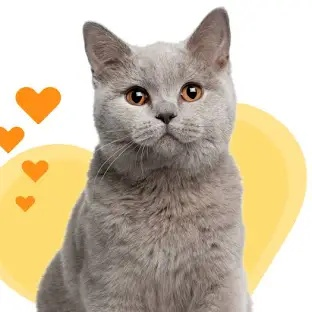
#> input picture Questions/3/imagem3.jpg, 312 x 312 px
$ python Answer.py
#> lines starting #> are read from the running program, lines starting #| are printed output that depends on the picture
import cv2
import numpy as np

img_bgr = cv2.imread('imagem3.jpg', cv2.IMREAD_COLOR)
#> img_bgr is the input picture: shape (312, 312, 3); mean B, G, R 162.8, 187.5, 200.8

img_rgb = cv2.cvtColor(img_bgr, cv2.COLOR_BGR2RGB)

#### após essa transformação para o formato RGB, vou dividir os canais

R , G , B = cv2.split(img_rgb)
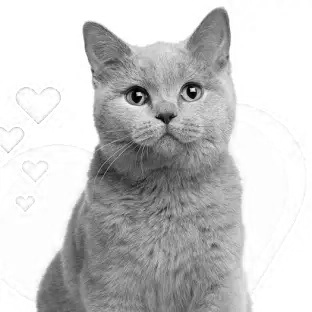
#> R: shape (312, 312); min 0, max 255, mean 200.8
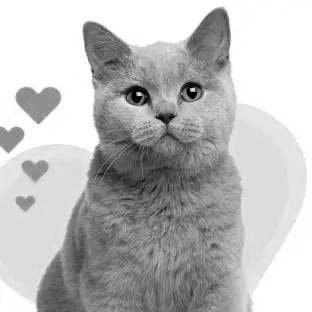
#> G: shape (312, 312); min 0, max 255, mean 187.5
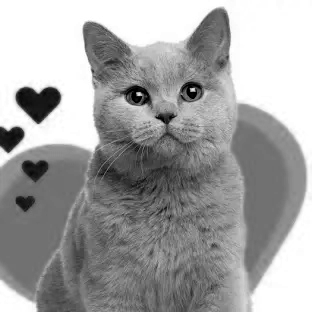
#> B: shape (312, 312); min 0, max 255, mean 162.8

############# agora vou criar uma imagem para cada canal, senao vai reconhecer apenas o alfa


R_img = cv2.merge([np.zeros_like(B), np.zeros_like(G), R])
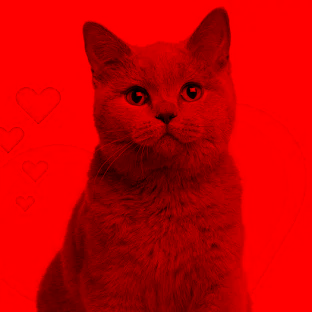
#> R_img: shape (312, 312, 3); mean B, G, R 0, 0, 200.8
G_img = cv2.merge([np.zeros_like(B), G, np.zeros_like(R)])
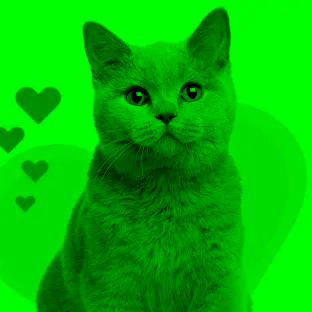
#> G_img: shape (312, 312, 3); mean B, G, R 0, 187.5, 0
B_img = cv2.merge([B, np.zeros_like(G), np.zeros_like(B)])
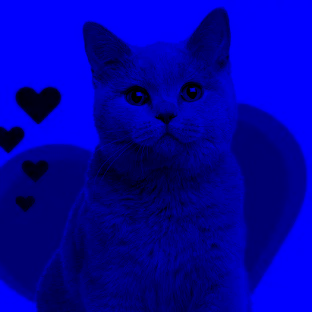
#> B_img: shape (312, 312, 3); mean of channels 0, 1, 2 162.8, 0, 0; drawn as B, G, R

cv2.imshow ('canal_vermelho.jpg', R_img)
cv2.imshow ('canal_verde.jpg', G_img)
cv2.imshow ('canal_azul.jpg', B_img)
cv2.imshow ('imagem.jpg', img_rgb)

######################## agora irei salvar

cv2.imwrite("canal_vermelho.jpg", R_img)
cv2.imwrite("canalverde.jpg", G_img)
cv2.imwrite("canal_azul.jpg", B_img)
cv2.imwrite("imagem_rgb.jpg", img_rgb)

cv2.waitKey(0)
cv2.destroyAllWindows()


########### cosiderações: como vc pode observar a imagem em rgb ficou diferente do esperado
# pois ela foi convertida de BGR, por isso o alguma de suas posicoes de cores foram invertidas

$ run again, with Questions/10/imagem10.jpg copied over Questions/3/imagem3.jpg
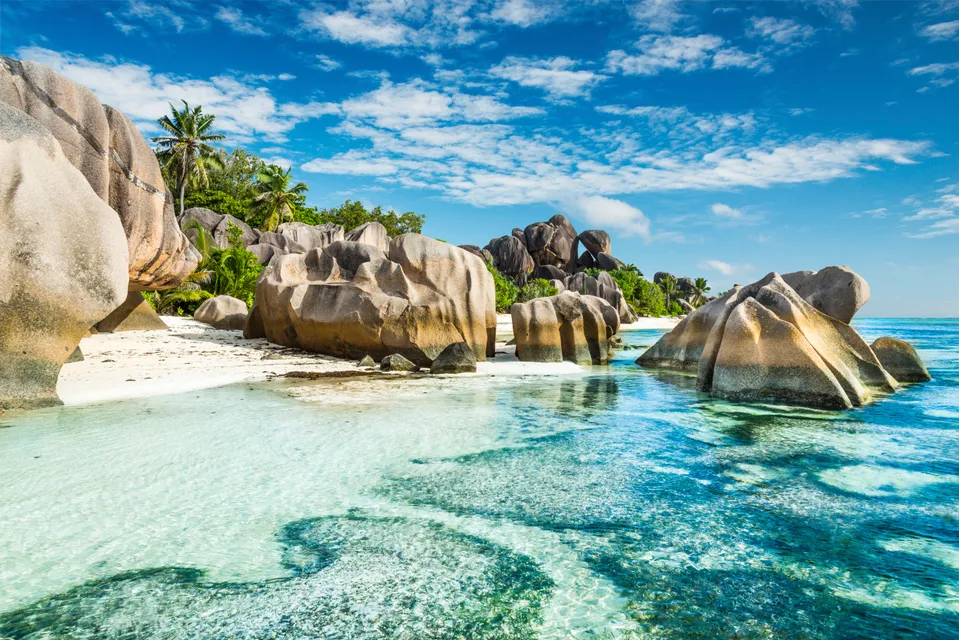
#> input picture Questions/10/imagem10.jpg, 959 x 640 px
#> img_bgr is the input picture: shape (640, 959, 3); mean B, G, R 168.8, 164.4, 120.4
#> `G_img = cv2.merge([np.zeros_like(B), G, np.zeros_like(R)])`:
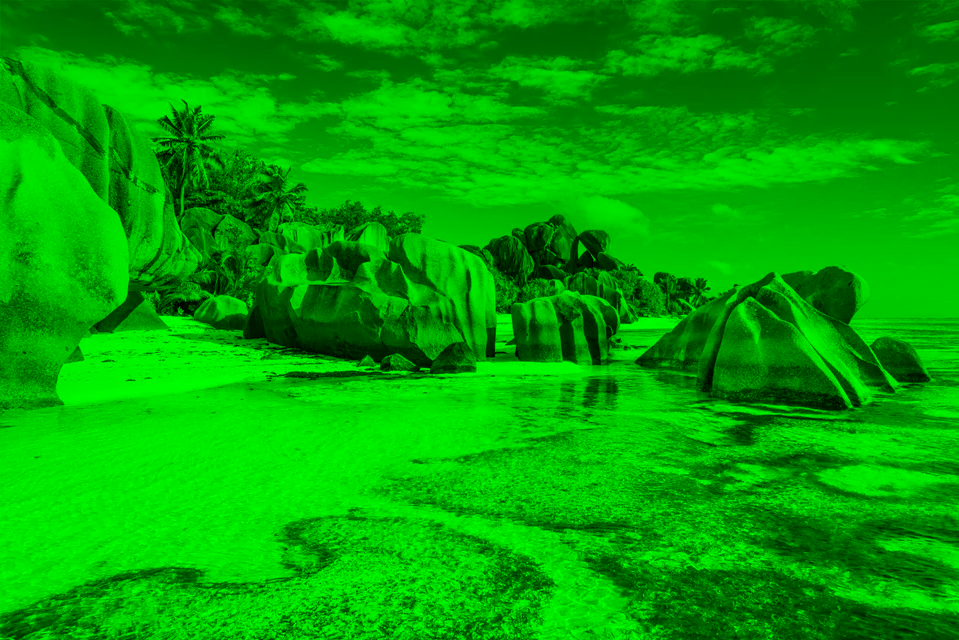
#> G_img: shape (640, 959, 3); mean B, G, R 0, 164.4, 0
#> `B_img = cv2.merge([B, np.zeros_like(G), np.zeros_like(B)])`:
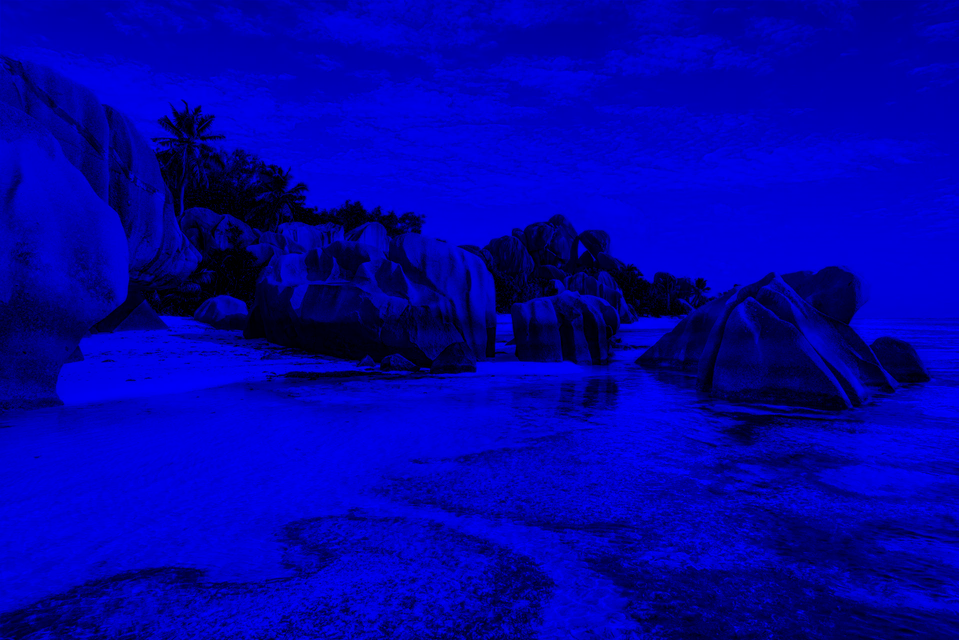
#> B_img: shape (640, 959, 3); mean of channels 0, 1, 2 168.8, 0, 0; drawn as B, G, R
